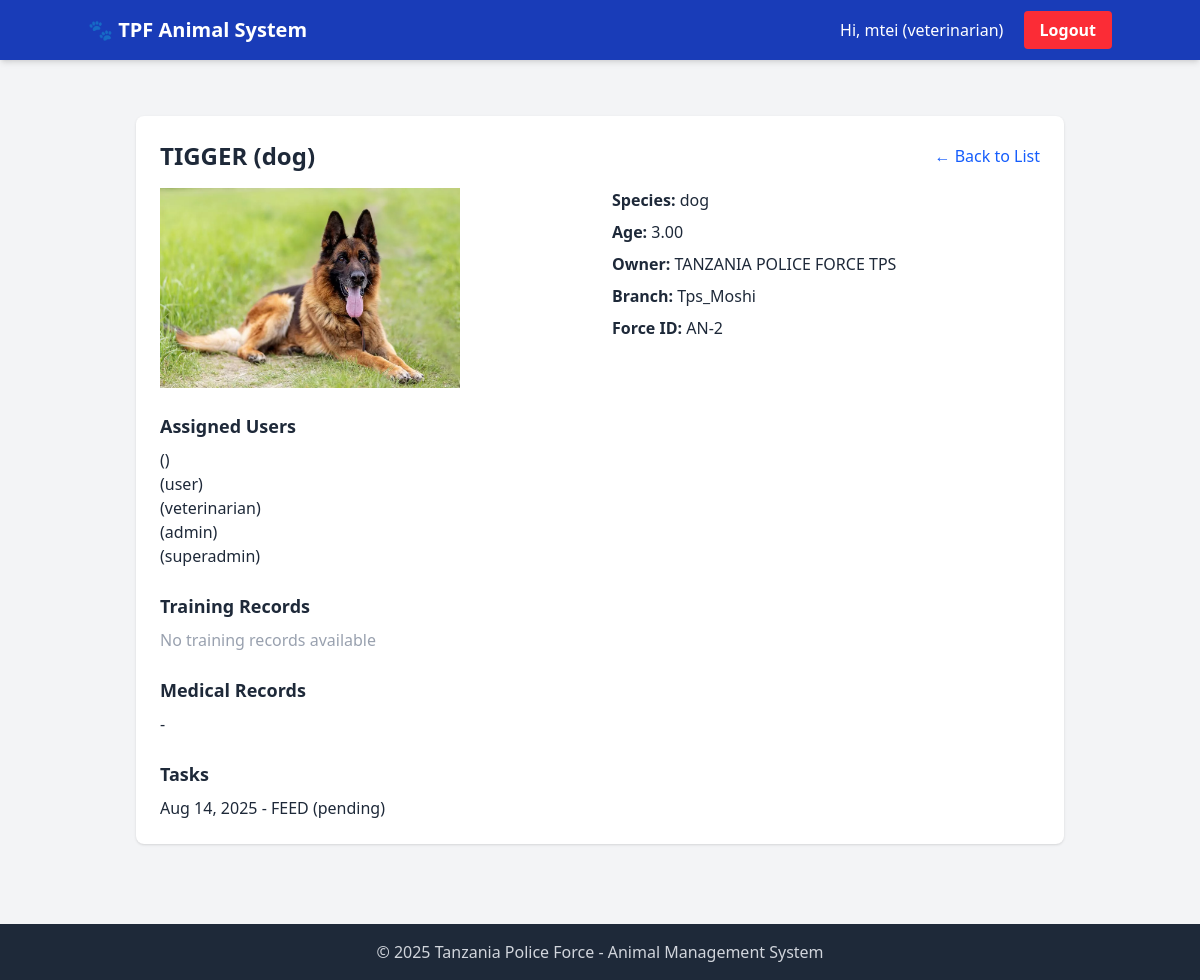
The app's page /core/animals/2/ (signed in) with its own data.
### accounts/models.py (models this page shows, shortened)
class CustomUser(AbstractUser):
    email = models.EmailField(unique=True)
    role = models.CharField(max_length=30, choices=ROLES)
    branch = models.ForeignKey('core.Branch', on_delete=models.SET_NULL, null=True, blank=True)

### core/models.py (models this page shows, shortened)
class Animal(models.Model):
    SPECIES_CHOICES = [
        ('dog', 'Dog'),
        ('horse', 'Horse'),
        ('cat', 'Cat'),
        ('other', 'Other'),
    ]
    name = models.CharField(max_length=255)
    species = models.CharField(max_length=100, choices=SPECIES_CHOICES)
    breed = models.CharField(max_length=100, blank=True, null=True)
    force_number = models.CharField(max_length=100, unique=True)
    age = models.DecimalField(max_digits=5, decimal_places=2)
    date_of_birth = models.DateField(null=True, blank=True)
    owner_name = models.CharField(max_length=255)
    photo = models.ImageField(upload_to='animal_photos/', blank=True, null=True)
    branch = models.ForeignKey(Branch, on_delete=models.CASCADE)
    assigned_users = models.ManyToManyField(CustomUser, related_name='assigned_animals', blank=True)
    assigned_vet = models.ForeignKey(CustomUser, on_delete=models.SET_NULL, null=True, blank=True, related_name='vet_animals')
    created_at = models.DateTimeField(auto_now_add=True)
    updated_at = models.DateTimeField(auto_now=True)
    class Meta:
        ordering = ['-created_at']

class Branch(models.Model):
    name = models.CharField(max_length=100, unique=True)
    location = models.CharField(max_length=255, blank=True, null=True)
    is_active = models.BooleanField(default=True)
    def __str__(self):
        return self.name

class MedicalRecord(models.Model):
    REPORT_TYPES = [
        ('breeding', 'Breeding'),
        ('lab_diagnosis', 'Lab Diagnosis'),
        ('deworming', 'Deworming'),
        ('postmortem', 'Postmortem'),
        ('transfer', 'Transfer'),
        ('referral', 'Referral'),
        ('dipping', 'Dipping'),
        ('surgery', 'Surgery'),
        ('vaccination', 'Vaccination'),
        ('checkup', 'Routine Checkup'),
        ('emergency', 'Emergency'),
    ]
    animal = models.ForeignKey(Animal, on_delete=models.CASCADE, related_name='medical_records')
    veterinarian = models.ForeignKey(CustomUser, on_delete=models.CASCADE, related_name='medical_records')
    report_type = models.CharField(max_length=50, choices=REPORT_TYPES)
    diagnosis = models.TextField()
    treatment = models.TextField()
    document = models.FileField(upload_to='medical_documents/', blank=True, null=True)
    weight = models.DecimalField(max_digits=5, decimal_places=2, blank=True, null=True)
    temperature = models.DecimalField(max_digits=4, decimal_places=1, blank=True, null=True)
    mating_date = models.DateField(blank=True, null=True)
    expected_delivery_date = models.DateField(blank=True, null=True)
    breeding_method = models.CharField(max_length=100, blank=True, null=True)
    lab_test_name = models.CharField(max_length=255, blank=True, null=True)
    test_result = models.TextField(blank=True, null=True)
    sample_type = models.CharField(max_length=100, blank=True, null=True)
    dewormer_name = models.CharField(max_length=100, blank=True, null=True)
    next_deworming_date = models.DateField(blank=True, null=True)
    cause_of_death = models.TextField(blank=True, null=True)
    postmortem_findings = models.TextField(blank=True, null=True)
    transfer_from = models.CharField(max_length=255, blank=True, null=True)
    transfer_to = models.CharField(max_length=255, blank=True, null=True)
    reason_for_transfer = models.TextField(blank=True, null=True)
    referred_to = models.CharField(max_length=255, blank=True, null=True)
    referral_reason = models.TextField(blank=True, null=True)
    dip_type = models.CharField(max_length=100, blank=True, null=True)
    dipping_location = models.CharField(max_length=255, blank=True, null=True)
    surgery_type = models.CharField(max_length=255, blank=True, null=True)
    anesthesia_used = models.CharField(max_length=255, blank=True, null=True)
    vaccine_name = models.CharField(max_length=255, blank=True, null=True)
    next_due_date = models.DateField(blank=True, null=True)
    date_recorded = models.DateTimeField(auto_now_add=True)
    updated_at = models.DateTimeField(auto_now=True)
    class Meta:
        ordering = ['-date_recorded']

class VetTask(models.Model):
    PRIORITY_CHOICES = [
        ('low', 'Low'),
        ('normal', 'Normal'),
        ('high', 'High'),
        ('urgent', 'Urgent'),
    ]
    STATUS_CHOICES = [
        ('pending', 'Pending'),
        ('in_progress', 'In Progress'),
        ('completed', 'Completed'),
        ('cancelled', 'Cancelled'),
    ]
    title = models.CharField(max_length=255)
    description = models.TextField()
    animal = models.ForeignKey(Animal, on_delete=models.CASCADE, related_name='vet_tasks')
    assigned_by = models.ForeignKey(CustomUser, on_delete=models.CASCADE, related_name='assigned_vet_tasks')
    assigned_to = models.ForeignKey(CustomUser, on_delete=models.CASCADE, related_name='received_vet_tasks')
    branch = models.ForeignKey(Branch, on_delete=models.CASCADE)
    priority = models.CharField(max_length=10, choices=PRIORITY_CHOICES, default='normal')
    status = models.CharField(max_length=20, choices=STATUS_CHOICES, default='pending')
    due_date = models.DateTimeField()
    completed_at = models.DateTimeField(null=True, blank=True)
    notes = models.TextField(blank=True, null=True)
    created_at = models.DateTimeField(auto_now_add=True)
    updated_at = models.DateTimeField(auto_now=True)
    date_assigned = models.DateTimeField(auto_now_add=True)  # or just DateTimeField()
    class Meta:
        ordering = ['-created_at']

### core/views.py (the view)
# urls.py: path('animals/<int:animal_id>/', views.view_animal_detail, name='view_animal_detail'),
@login_required
def view_animal_detail(request, animal_id):
    if request.user.role not in ['admin', 'veterinarian', 'superadmin']:
        return render(request, 'errors/unauthorized.html', status=403)
    animal = get_object_or_404(Animal, pk=animal_id, branch=request.user.branch)
    medical_records = animal.medical_records.all().order_by('-date_recorded')
    tasks = animal.vet_tasks.all().order_by('-due_date')      # use correct related_name
    training_records = animal.training_records.all().order_by('-date_recorded')
    log_action(
        user=request.user,
        action='view',
        message=f"Viewed animal #{animal.force_number} - {animal.name}"
    )
    context = {
        'animal': animal,
        'medical_records': medical_records,
        'tasks': tasks,
        'training_records': training_records
    }
    return render(request, 'core/animal_detail.html', context)

### core/utils.py (called while the page is built)
def log_action(user, action, message, ip_address=None):
    SystemLog.objects.create(
        user=user,
        role=user.role,
        branch=user.branch,
        action=action,
        message=message,
        ip_address=ip_address
    )

### templates/core/animal_detail.html (shortened to what this page needs)
{% extends "base.html" %}
{% block content %}
<div class="p-6 bg-gray-100 min-h-screen">
  <div class="max-w-3xl mx-auto bg-white shadow rounded-lg p-6">
    <div class="flex items-center justify-between mb-4">
      <h2 class="text-2xl font-bold text-gray-800">{{ animal.name }} ({{ animal.species }})</h2>
      <a href="{% url 'animal_list' %}" class="text-blue-600 hover:underline">← Back to List</a>
    </div>
    <div class="grid grid-cols-1 md:grid-cols-2 gap-6">
      <div>
        {% if animal.photo %}
          <img src="{{ animal.photo.url }}" alt="{{ animal.name }}" width="300">
        {% else %}
          <p>No image available.</p>
        {% endif %}
      </div>
      <div class="space-y-2">
        <p><strong>Species:</strong> {{ animal.species }}</p>
        <p><strong>Age:</strong> {{ animal.age }}</p>
        <p><strong>Owner:</strong> {{ animal.owner_name }}</p>
        <p><strong>Branch:</strong> {{ animal.branch }}</p>
        <p><strong>Force ID:</strong> AN-{{ animal.id|default:"--" }}</p>
      </div>
    </div>
    <div class="mt-6">
      <h3 class="text-lg font-semibold mb-2">Assigned Users</h3>
      {% if animal.assigned_users.all %}
        <ul class="list-disc pl-6">
          {% for user in animal.assigned_users.all %}
            <li>{{ user.get_full_name }} ({{ user.role }})</li>
          {% empty %}
            <li class="text-gray-400 italic">No users assigned</li>
          {% endfor %}
        </ul>
      {% endif %}
    </div>
    <div class="mt-6">
      <h3 class="text-lg font-semibold mb-2">Training Records</h3>
      {% if training_records %}
        <ul class="list-disc pl-6">
          {% for record in training_records %}
            <li>
              {{ record.training_type }} - {{ record.date_completed|date:"M d, Y" }}
              (Handler: {{ record.handler }})
            </li>
          {% endfor %}
        </ul>
      {% else %}
        <p class="text-gray-400 italic">No training records available</p>
      {% endif %}
    </div>
    <div class="mt-6">
      <h3 class="text-lg font-semibold mb-2">Medical Records</h3>
      {% if medical_records %}
        <ul class="list-disc pl-6">
          {% for record in medical_records %}
            <li>{{ record.date|date:"M d, Y" }} - {{ record.description }}</li>
          {% endfor %}
        </ul>
      {% else %}
        <p class="text-gray-400 italic">No medical records available</p>
      {% endif %}
    </div>
    <div class="mt-6">
      <h3 class="text-lg font-semibold mb-2">Tasks</h3>
      {% if tasks %}
        <ul class="list-disc pl-6">
          {% for task in tasks %}
            <li>{{ task.due_date|date:"M d, Y" }} - {{ task.title }} ({{ task.status }})</li>
          {% endfor %}
        </ul>
      {% else %}
        <p class="text-gray-400 italic">No tasks assigned</p>
      {% endif %}
    </div>
  </div>
</div>
{% endblock %}

### templates/base.html (shortened to what this page needs)
{% load static %}
<!DOCTYPE html>
<html lang="en">
<head>
    <link href="{% static 'css/dist/styles.css' %}" rel="stylesheet">
</head>
<body class="bg-gray-100 text-gray-800 min-h-screen flex flex-col">
    <nav class="bg-blue-800 text-white px-6 py-4 shadow-md">
        <div class="container mx-auto flex justify-between items-center">
            <h1 class="text-xl font-bold">🐾 TPF Animal System</h1>
            <div>
                {% if user.is_authenticated %}
                    <span class="mr-4">Hi, {{ user.username }} ({{ user.role }})</span>
                    <a href="{% url 'logout' %}" class="bg-red-500 hover:bg-red-600 px-4 py-2 rounded text-white font-semibold">Logout</a>
                {% endif %}
            </div>
        </div>
    </nav>
    <main class="flex-grow container mx-auto px-6 py-8">
        {% block content %}
        {% endblock %}
    </main>
    <footer class="bg-gray-800 text-gray-300 text-center py-4">
        &copy; {{ year|default:"2025" }} Tanzania Police Force - Animal Management System
    </footer>
</body>
</html>

### records on screen
CustomUser: username "mtei", role "veterinarian"
Animal: name "TIGGER", species "dog", photo (picture), age "3.00", owner_name "TANZANIA POLICE FORCE TPS", branch "Tps_Moshi", id "2"
CustomUser: role "user"
CustomUser: role "admin"
CustomUser: role "superadmin"
VetTask: due_date "Aug 14, 2025", title "FEED", status "pending"

### other values on screen
{{ year|default:"2025" }} "2025"
